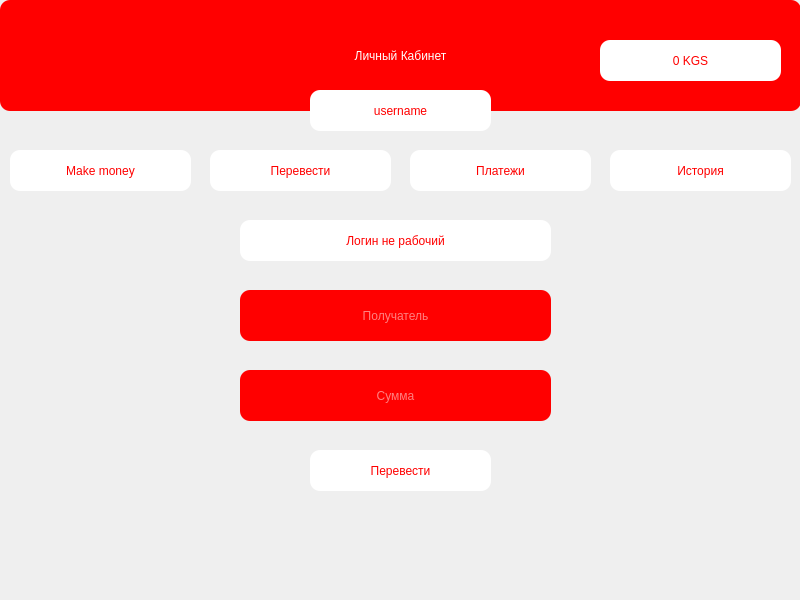
<?xml version="1.0" encoding="UTF-8"?>
<ui version="4.0">
 <class>Form</class>
 <widget class="QWidget" name="Form">
  <property name="geometry">
   <rect>
    <x>0</x>
    <y>0</y>
    <width>800</width>
    <height>600</height>
   </rect>
  </property>
  <property name="windowTitle">
   <string>Личный Кабинет</string>
  </property>
  <widget class="QLabel" name="label">
   <property name="geometry">
    <rect>
     <x>0</x>
     <y>0</y>
     <width>801</width>
     <height>111</height>
    </rect>
   </property>
   <property name="styleSheet">
    <string notr="true">font: 63 26pt &quot;Yu Gothic UI Semibold&quot;;
color:white;
background-color:red;
border-radius:10px

</string>
   </property>
   <property name="text">
    <string>Личный Кабинет</string>
   </property>
   <property name="alignment">
    <set>Qt::AlignCenter</set>
   </property>
  </widget>
  <widget class="QPushButton" name="make">
   <property name="geometry">
    <rect>
     <x>10</x>
     <y>150</y>
     <width>181</width>
     <height>41</height>
    </rect>
   </property>
   <property name="styleSheet">
    <string notr="true">font: 63 13pt &quot;Yu Gothic UI Semibold&quot;;
color:red;
background-color:white;
border-radius:10px
</string>
   </property>
   <property name="text">
    <string>Make money</string>
   </property>
  </widget>
  <widget class="QPushButton" name="transfer">
   <property name="geometry">
    <rect>
     <x>210</x>
     <y>150</y>
     <width>181</width>
     <height>41</height>
    </rect>
   </property>
   <property name="styleSheet">
    <string notr="true">font: 63 13pt &quot;Yu Gothic UI Semibold&quot;;
color:red;
background-color:white;
border-radius:10px
</string>
   </property>
   <property name="text">
    <string>Перевести</string>
   </property>
  </widget>
  <widget class="QPushButton" name="payment">
   <property name="geometry">
    <rect>
     <x>410</x>
     <y>150</y>
     <width>181</width>
     <height>41</height>
    </rect>
   </property>
   <property name="styleSheet">
    <string notr="true">font: 63 13pt &quot;Yu Gothic UI Semibold&quot;;
color:red;
background-color:white;
border-radius:10px
</string>
   </property>
   <property name="text">
    <string>Платежи</string>
   </property>
  </widget>
  <widget class="QLabel" name="balance">
   <property name="geometry">
    <rect>
     <x>600</x>
     <y>40</y>
     <width>181</width>
     <height>41</height>
    </rect>
   </property>
   <property name="styleSheet">
    <string notr="true">font: 63 13pt &quot;Yu Gothic UI Semibold&quot;;
color:red;
background-color:white;
border-radius:10px
</string>
   </property>
   <property name="text">
    <string>0 KGS</string>
   </property>
   <property name="alignment">
    <set>Qt::AlignCenter</set>
   </property>
  </widget>
  <widget class="QPushButton" name="history">
   <property name="geometry">
    <rect>
     <x>610</x>
     <y>150</y>
     <width>181</width>
     <height>41</height>
    </rect>
   </property>
   <property name="styleSheet">
    <string notr="true">font: 63 13pt &quot;Yu Gothic UI Semibold&quot;;
color:red;
background-color:white;
border-radius:10px
</string>
   </property>
   <property name="text">
    <string>История</string>
   </property>
  </widget>
  <widget class="QLabel" name="username">
   <property name="geometry">
    <rect>
     <x>310</x>
     <y>90</y>
     <width>181</width>
     <height>41</height>
    </rect>
   </property>
   <property name="styleSheet">
    <string notr="true">font: 63 13pt &quot;Yu Gothic UI Semibold&quot;;
color:red;
background-color:white;
border-radius:10px
</string>
   </property>
   <property name="text">
    <string>username</string>
   </property>
   <property name="alignment">
    <set>Qt::AlignCenter</set>
   </property>
  </widget>
  <widget class="QLineEdit" name="login">
   <property name="geometry">
    <rect>
     <x>240</x>
     <y>290</y>
     <width>311</width>
     <height>51</height>
    </rect>
   </property>
   <property name="styleSheet">
    <string notr="true">font: 63 16pt &quot;Yu Gothic UI Semibold&quot;;
color:white;
background-color:red;
border-radius:10px
</string>
   </property>
   <property name="alignment">
    <set>Qt::AlignCenter</set>
   </property>
   <property name="placeholderText">
    <string>Получатель</string>
   </property>
   <property name="clearButtonEnabled">
    <bool>false</bool>
   </property>
  </widget>
  <widget class="QLineEdit" name="amount">
   <property name="geometry">
    <rect>
     <x>240</x>
     <y>370</y>
     <width>311</width>
     <height>51</height>
    </rect>
   </property>
   <property name="styleSheet">
    <string notr="true">font: 63 16pt &quot;Yu Gothic UI Semibold&quot;;
color:white;
background-color:red;
border-radius:10px
</string>
   </property>
   <property name="alignment">
    <set>Qt::AlignCenter</set>
   </property>
   <property name="placeholderText">
    <string>Сумма</string>
   </property>
   <property name="clearButtonEnabled">
    <bool>false</bool>
   </property>
  </widget>
  <widget class="QPushButton" name="send">
   <property name="geometry">
    <rect>
     <x>310</x>
     <y>450</y>
     <width>181</width>
     <height>41</height>
    </rect>
   </property>
   <property name="styleSheet">
    <string notr="true">font: 63 13pt &quot;Yu Gothic UI Semibold&quot;;
color:red;
background-color:white;
border-radius:10px
</string>
   </property>
   <property name="text">
    <string>Перевести</string>
   </property>
  </widget>
  <widget class="QLabel" name="result">
   <property name="geometry">
    <rect>
     <x>240</x>
     <y>220</y>
     <width>311</width>
     <height>41</height>
    </rect>
   </property>
   <property name="styleSheet">
    <string notr="true">font: 63 13pt &quot;Yu Gothic UI Semibold&quot;;
color:red;
background-color:white;
border-radius:10px
</string>
   </property>
   <property name="text">
    <string>Логин не рабочий</string>
   </property>
   <property name="alignment">
    <set>Qt::AlignCenter</set>
   </property>
  </widget>
 </widget>
 <resources/>
 <connections/>
</ui>
